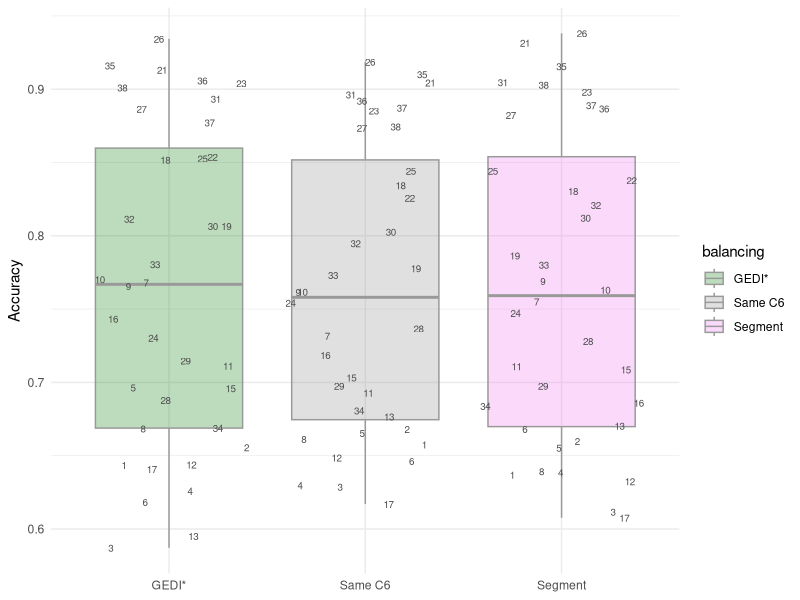
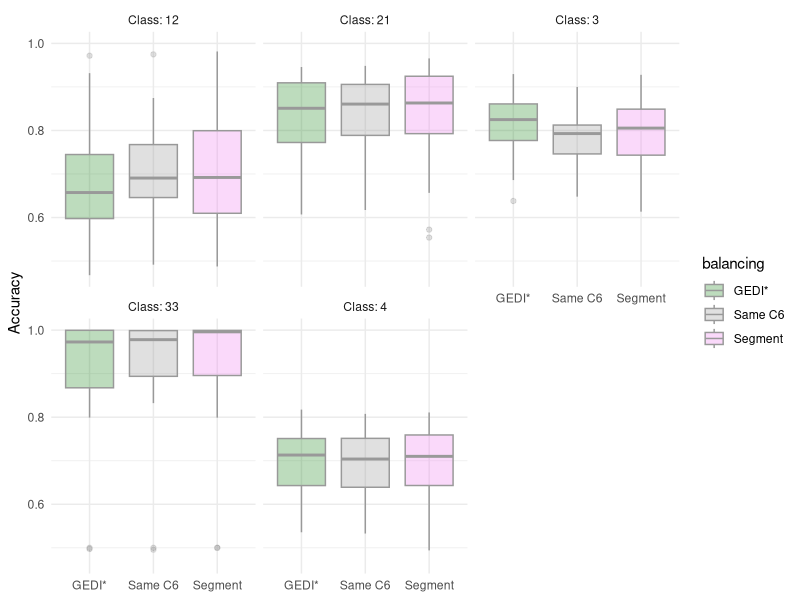
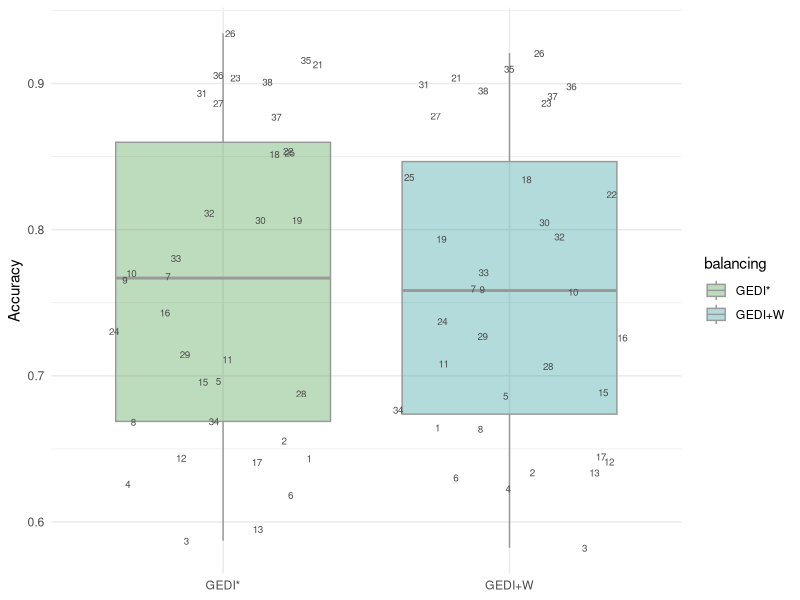
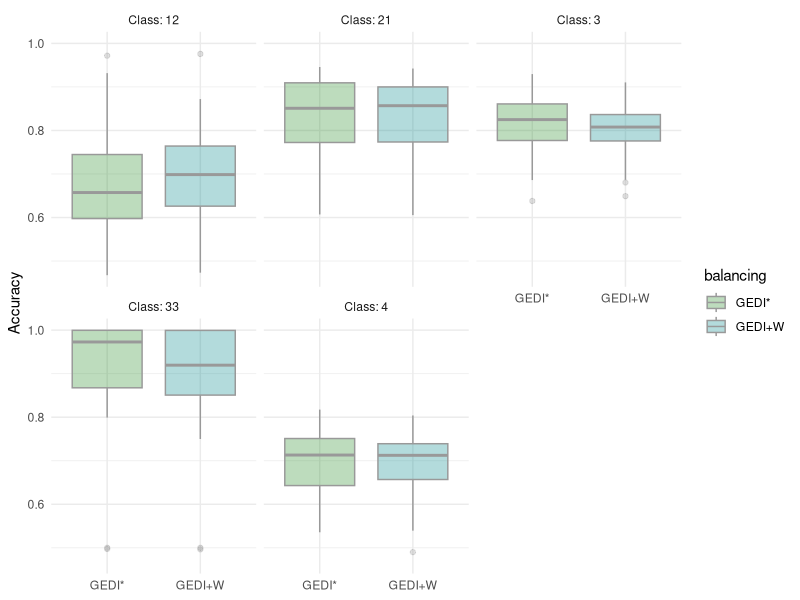

The R source for these figures, in order:
## evaluate sample quality by accuracy metrics
## dhemerson.costa@ipam.org.br

library(ggplot2)

## list files in the folder
data1 <- read.csv('./table/acc_versions.csv')[-1]
data2 <- read.csv('./table/acc_versions_gedi.csv')[-1]
data3 <- read.csv('./table/acc_versions_gedi_raw.csv')[-1]


## remopve missing regions from data1 
data1 <- subset(data1, mapb!= '20' & mapb!= '14' & balancing!= 'raw')
data3 <- subset(data3, mapb!= '20' & mapb!= '14')

## merge data
data <- rbind(data1, data2, data3)
rm(data1, data2, data3)

## analysis 1, assess sample strategy 
data.x <- subset(data, balancing == 'filtered' | balancing == 'raw' | balancing == 'GEDI*')

## rename
data.x$balancing <- gsub('filtered', 'Segment',
                            gsub('raw', 'Same C6',
                                 gsub('GEDI*', 'GEDI', data.x$balancing)))

  
## accuracy
ggplot(data= subset(data.x, variable== 'Accuracy'), mapping= aes(x= balancing, y= value, fill= balancing)) +
  geom_boxplot(alpha= .3, col='gray60') +
  geom_text(aes(label= mapb), position = position_jitter(seed = 1), size=2.5, col= 'gray30') +
  scale_fill_manual(values=c('forestgreen', 'gray60', 'violet')) +
  theme_minimal() +
  ylab('Accuracy') +
  xlab(NULL)

aggregate(x=list(acc= as.numeric(data.x$value)), by=list(var= data.x$variable, file= data.x$balancing),
          FUN= 'median')


## specific accuracy
recipe <- subset(data.x, variable == "Class: 3" | variable == "Class: 4" | variable== "Class: 12" |
                        variable == "Class: 21" | variable == "Class: 33")

## per class
ggplot(data= recipe, mapping= aes(x= balancing, y= value, fill= balancing)) +
  geom_boxplot(alpha= .3, col='gray60') +
  scale_fill_manual(values=c('forestgreen', 'gray60', 'violet')) +
  #geom_text(aes(label= mapb), position = position_jitter(seed = 1), size=1.9) +
  theme_minimal() +
  facet_wrap(~variable) +
  ylab('Accuracy') +
  xlab(NULL)

### check wetland effect 
data.x <- subset(data, balancing == 'GEDI' | balancing == 'GEDI*')

## rename
data.x$balancing <- gsub('^GEDI$', 'GEDI+W', data.x$balancing)
                         
## plot
ggplot(data= subset(data.x, variable== 'Accuracy'), mapping= aes(x= balancing, y= value, fill= balancing)) +
  geom_boxplot(alpha= .3, col='gray60') +
  geom_text(aes(label= mapb), position = position_jitter(seed = 1), size=2.5, col= 'gray30') +
  scale_fill_manual(values=c('forestgreen', 'turquoise4', 'violet')) +
  theme_minimal() +
  ylab('Accuracy') +
  xlab(NULL)

aggregate(x=list(acc= as.numeric(data.x$value)), by=list(var= data.x$variable, file= data.x$balancing),
          FUN= 'median')


## specific accuracy
recipe <- subset(data.x, variable == "Class: 3" | variable == "Class: 4" | variable== "Class: 12" |
                   variable == "Class: 21" | variable == "Class: 33")

## per class
ggplot(data= recipe, mapping= aes(x= balancing, y= value, fill= balancing)) +
  geom_boxplot(alpha= .3, col='gray60') +
  scale_fill_manual(values=c('forestgreen', 'turquoise4', 'violet')) +
  #geom_text(aes(label= mapb), position = position_jitter(seed = 1), size=1.9) +
  theme_minimal() +
  facet_wrap(~variable) +
  ylab('Accuracy') +
  xlab(NULL)
